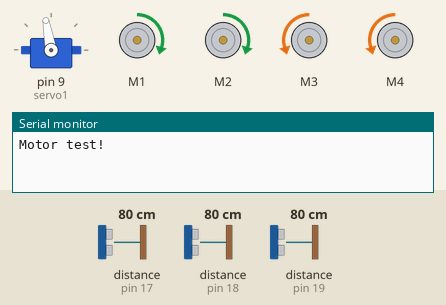
The sketch below on a simulated Arduino Uno, built with avr-gcc and run on an emulated ATmega328P. Parts: servo, 4 × DC motor (green arrow = forward, orange = backward, longer = faster), the last lines printed to the serial monitor. The inputs (shaded band) are chosen by the test bench; at power-on: distance to the obstacle (sensors on pin 19, pin 18, pin 17) 80 cm. The echo pulse lasts 58.3 µs per cm.

Above: at 1.2 s.
1.3 s: distance to the obstacle (sensor on pin 19) set to 48 cm
2.8 s: distance to the obstacle (sensor on pin 19) set to 42 cm
At 3.1 s:
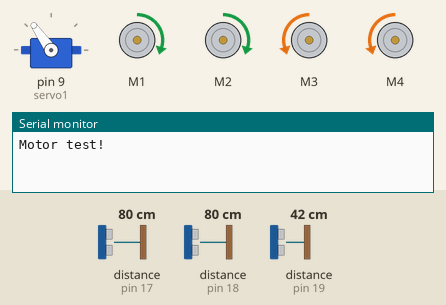
4.3 s: distance to the obstacle (sensor on pin 19) set to 53 cm
At 5.6 s:
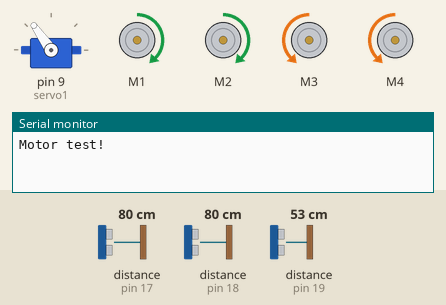
6.4 s: distance to the obstacle (sensor on pin 19) set to 61 cm
At 6.9 s:
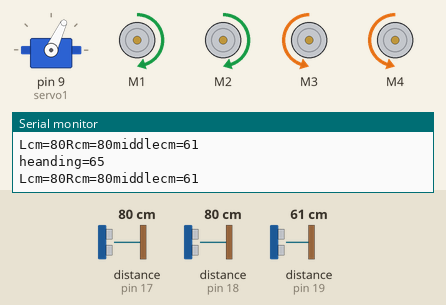
8.0 s: distance to the obstacle (sensor on pin 18) set to 52 cm
At 8.13 s:
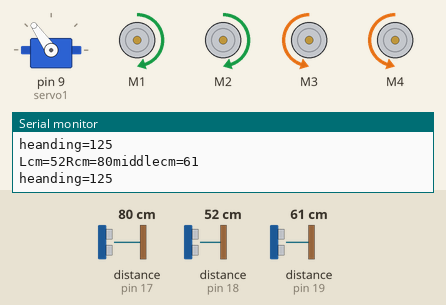
9.6 s: distance to the obstacle (sensor on pin 18) set to 18 cm
At 10.6 s:
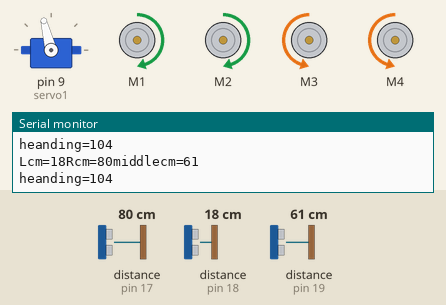
Timing chart, 0 to 12.2 s (numbered marks = the images above; inputs shaded):
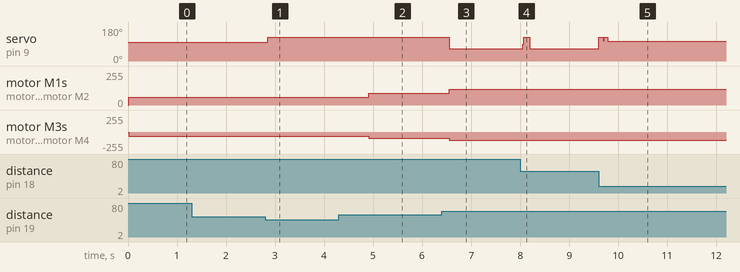

Measured:
- the behaviour switches between 46 and 45 cm on distance to the obstacle (sensor on pin 19) (found by bisection; images 0 and 1)
- the behaviour switches between 58 and 59 cm on distance to the obstacle (sensor on pin 19) (found by bisection; images 2 and 3)
- after the input at 1.3 s, every drawn part: stays the same
- after the input at 2.8 s, servo on pin 9 (servo1): 100° → 125° after 0.06 s
- after the input at 4.3 s, motor M1, motor M2: forward 60/255 → forward 90/255 after 0.61 s; motor M3, motor M4: backward 60/255 → backward 90/255 after 0.61 s
- after the input at 6.4 s, servo on pin 9 (servo1): 125° → 65° after 0.15 s; motor M1, motor M2: forward 90/255 → forward 120/255 after 0.15 s; motor M3, motor M4: backward 90/255 → backward 120/255 after 0.15 s
- after the input at 8.0 s, servo on pin 9 (servo1): 65° → 125° after 0.05 s, → 65° 0.14 s later
- after the input at 9.6 s, servo on pin 9 (servo1): 65° → 125° at once, → 104° 0.18 s later

The sketch:

WRO_20230805.ino
```cpp
// (licence header left out)
char c[20];
int Rcm_avange[6],middle_avange[6],Lcm_avange[6];
int d=0;
int count=0;
int i=0,speed1=60,heanding=100,openmv_speed1=60,openmv_heanding=100;
int Rcm,Lcm,Rcount=0,middlecm;//Rcm左超音波真的距離  Lcmu右超音波真的距離
long RTime,LTime,middleTime;
int change=1,a=0;//找負號change是用來變號的
int find_value=0;
int q=0;
int sum_R=0,sum_L=0;
int sum_middle=0;
void detect()
{
  digitalWrite(14,0);
  delayMicroseconds(2);
  digitalWrite(14,1);
  delayMicroseconds(10);
  digitalWrite(14,0);

  RTime = pulseIn(17,1);

  digitalWrite(15,0);
  delayMicroseconds(2);
  digitalWrite(15,1);
  delayMicroseconds(10);
  digitalWrite(15,0);
  LTime = pulseIn(18,1);

  digitalWrite(16,0);
  delayMicroseconds(2);
  digitalWrite(16,1);
  delayMicroseconds(10);
  digitalWrite(16,0);
  middleTime = pulseIn(19,1);


  Rcm = RTime/58;
  Lcm = LTime/58;
  middlecm = middleTime/58;

  Rcm_avange[count] = Rcm;
  Lcm_avange[count] = Lcm;
  count++;
  if(count==7)
  {
    count=0;
  }

  for(int i=0;i<=5;i++)
  {
    sum_R=sum_R+Rcm_avange[i];
    sum_L=sum_L+Lcm_avange[i];
  }
  sum_R = sum_R/6;
  sum_L = sum_L/6;

  middle_avange[count] = middlecm;

  for(int i=0;i<=5;i++)
  {
    sum_middle=sum_middle+middle_avange[i];
  }
  sum_middle = sum_middle/6;
}
#include <AFMotor.h>
#include <string.h>
#include <Servo.h>
AF_DCMotor motor1(1);
AF_DCMotor motor2(2);
AF_DCMotor motor3(3);
AF_DCMotor motor4(4);
Servo servo1;//控制轉向

void setup() {
  Serial.begin(19200);           // set up Serial library at 9600 bps
  Serial.println("Motor test!");
  servo1.attach(9);

  // turn on motor
  motor1.setSpeed(200);
  motor1.run(RELEASE);
  motor2.setSpeed(200);
  motor2.run(RELEASE);
  motor3.setSpeed(200);
  motor3.run(RELEASE);
  motor4.setSpeed(200);
  motor4.run(RELEASE);
  servo1.write(100);

  //設定超音波
  pinMode(14,1);//右邊
  pinMode(15,1);//左邊
  pinMode(16,1);//中間
  pinMode(17,0);//右邊
  pinMode(18,0);//左邊
  pinMode(19,0);//中間
  for(int i=0;i<=5;i++)
  {
    middle_avange[i] = 100;
  }
}

void loop() {

   detect();
//   if (Serial.available())
//   {
//
//       c[i] = Serial.read();
//       if(c[i]==10)
//       {
//        openmv_speed1=0;openmv_heanding=0;
//        i=0;
//        change=1;
//        for(int j=0;j<=strlen(c);j++)
//        {
//          if(c[j]=='-')
//          {
//            change=-1;
//          }
//          Serial.println(c[j]);
//        }
//
//        int w=0;
//         while(c[w]!=',')//找逗號
//         {
//            w++;
//         }
//         for(int k=1;k<w;k++)//逗號前加
//         {
//            openmv_speed1 = openmv_speed1*10+(c[k]-48);
//         }
//         int r=0;
//         while(c[r]!='E')//找E
//         {
//            r++;
//         }
//         for(int k=w+1;k<r;k++)
//         {
//            openmv_heanding = openmv_heanding*10+(c[k]-48);
//         }
//         Serial.println(openmv_speed1*change);
//         Serial.println(change);
//         Serial.println(openmv_heanding);
//         if(openmv_speed1>0 && openmv_heanding>0)
//         {
//          find_value=1;
//         }
//         else
//         {
//          find_value=0;
//         }
//       }
//       else
//       {
//        i++;
//
//       }
//    }
    if (change==1)
      {
        motor1.run(FORWARD);
        motor2.run(FORWARD);
        motor3.run(BACKWARD);
        motor4.run(BACKWARD);
      }
    else
      {
        motor1.run(BACKWARD);
        motor2.run(BACKWARD);
        motor3.run(FORWARD);
        motor4.run(FORWARD);
      }

    if(find_value==0)
    {
          if(q>=1)
          {

            speed1=80;
            if(sum_middle<70)
            {
              while(sum_middle<70)
              {
                  detect();
                  speed1=90;
                  if(q==2)
                  {
                    servo1.write(125);
                  }
                  else
                  {
                    servo1.write(70);
                  }
                  motor1.setSpeed(speed1);
                  motor2.setSpeed(speed1);
                  motor3.setSpeed(speed1);
                  motor4.setSpeed(speed1);
              }
              delay(50);
            }
            else
            {

              speed1=120;
              if(q==2)
              {
                heanding = 140-int(sum_L*1.75)+int((d-sum_L)*27);
                d=sum_L;
              }
              else
              {
                heanding = int(sum_R*1.75)-int((d-sum_R)*27)+65;
                 d=sum_R;
              }

              motor1.setSpeed(speed1);
              motor2.setSpeed(speed1);
              motor3.setSpeed(speed1);
              motor4.setSpeed(speed1);
              if(heanding<=65)
              {
                heanding=65;
              }
              else if(heanding>=125)
              {
                heanding=125;
              }
              servo1.write(heanding);
            }


          Serial.print("heanding=");
          Serial.println(heanding);

          Serial.print("Lcm=");
          Serial.print(Lcm);
          Serial.print("Rcm=");
          Serial.print(Rcm);
          Serial.print("middlecm=");
          Serial.println(middlecm);
          delay(10);
          }
        else
        {
            if(sum_middle<55)
            {
              if(sum_L>sum_R)
              {
                q=1;
                while(sum_middle<60)
                {
                detect();
                servo1.write(70);
                motor1.setSpeed(speed1);
                motor2.setSpeed(speed1);
                motor3.setSpeed(speed1);
                motor4.setSpeed(speed1);
                }
                delay(500);
              }
              else
              {
                q=2;
                while(sum_middle<60)
                {
                detect();
                servo1.write(125);
                motor1.setSpeed(speed1);
                motor2.setSpeed(speed1);
                motor3.setSpeed(speed1);
                motor4.setSpeed(speed1);
                }
                delay(500);
              }


            }
            else
            {
              servo1.write(100);
              motor1.setSpeed(speed1);
              motor2.setSpeed(speed1);
              motor3.setSpeed(speed1);
              motor4.setSpeed(speed1);
            }
        }
    }
    else
    {
        if(openmv_heanding<=65)
        {
          openmv_heanding=65;
        }
        else if(openmv_heanding>=125)
        {
          openmv_heanding=125;
        }
        motor1.setSpeed(openmv_speed1);
        motor2.setSpeed(openmv_speed1);
        motor3.setSpeed(openmv_speed1);
        motor4.setSpeed(openmv_speed1);
        servo1.write(openmv_heanding);
    }


}
```
